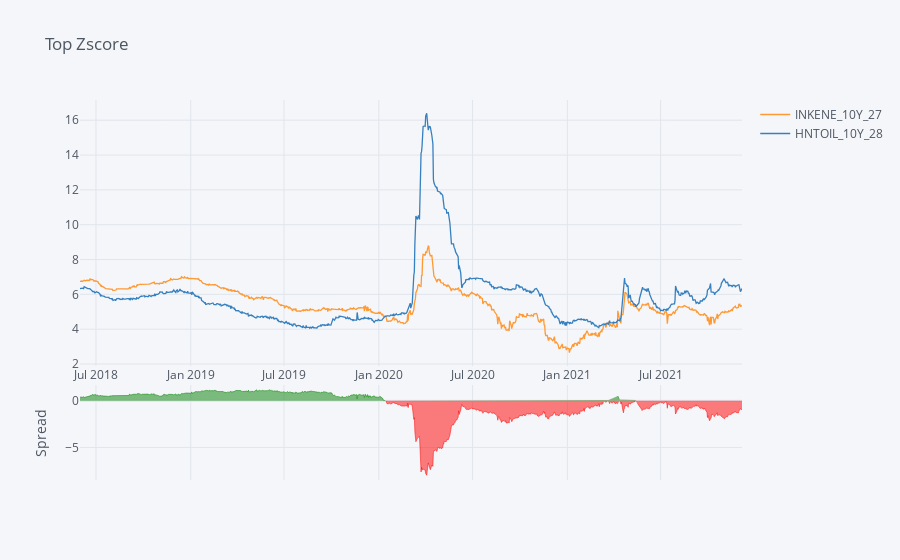

Notebook cell for this chart:
### Code cell
mejor = YTW_extra[[bono,first]].dropna()
mejor.iplot(kind='spread',title='Top Zscore')

### Figure 1 — Plotly figure (JSON) as saved in the notebook; plotly's stock layout.template omitted (floating-point values rounded to 4 significant figures; data arrays with more than 128 entries replaced by an {"elided": "..."} marker saying what was removed)
{"data": [{"line": {"color": "rgba(255, 153, 51, 1.0)", "dash": "solid", "shape": "linear", "width": 1.3}, "mode": "lines", "name": "INKENE_10Y_27", "text": "", "type": "scatter", "x": {"elided": "918 str values"}, "y": {"elided": "918 float values"}}, {"line": {"color": "rgba(55, 128, 191, 1.0)", "dash": "solid", "shape": "linear", "width": 1.3}, "mode": "lines", "name": "HNTOIL_10Y_28", "text": "", "type": "scatter", "x": {"elided": "918 str values"}, "y": {"elided": "918 float values"}}, {"connectgaps": false, "fill": "tozeroy", "line": {"color": "green", "dash": "solid", "shape": "linear", "width": 0.5}, "mode": "lines", "name": "Spread", "showlegend": false, "type": "scatter", "x": {"elided": "918 str values"}, "xaxis": "x2", "y": {"elided": "918 mixed values"}, "yaxis": "y2"}, {"connectgaps": false, "fill": "tozeroy", "line": {"color": "red", "dash": "solid", "shape": "linear", "width": 0.5}, "mode": "lines", "name": "Spread", "showlegend": false, "type": "scatter", "x": {"elided": "918 str values"}, "xaxis": "x2", "y": {"elided": "918 mixed values"}, "yaxis": "y2"}], "layout": {"hovermode": "x", "legend": {"bgcolor": "#F5F6F9", "font": {"color": "#4D5663"}}, "paper_bgcolor": "#F5F6F9", "plot_bgcolor": "#F5F6F9", "title": {"font": {"color": "#4D5663"}, "text": "Top Zscore"}, "xaxis": {"gridcolor": "#E1E5ED", "showgrid": true, "tickfont": {"color": "#4D5663"}, "title": {"font": {"color": "#4D5663"}, "text": ""}, "zerolinecolor": "#E1E5ED"}, "xaxis2": {"anchor": "y2", "gridcolor": "#E1E5ED", "showgrid": true, "showticklabels": false, "tickfont": {"color": "#4D5663"}, "title": {"font": {"color": "#4D5663"}, "text": ""}, "zerolinecolor": "#E1E5ED"}, "yaxis": {"domain": [0.3, 1], "gridcolor": "#E1E5ED", "showgrid": true, "tickfont": {"color": "#4D5663"}, "title": {"font": {"color": "#4D5663"}, "text": ""}, "zerolinecolor": "#E1E5ED"}, "yaxis2": {"domain": [0, 0.25], "gridcolor": "#E1E5ED", "showgrid": true, "tickfont": {"color": "#4D5663"}, "title": {"font": {"color": "#4D5663"}, "text": "Spread"}, "zerolinecolor": "#E1E5ED"}}}
